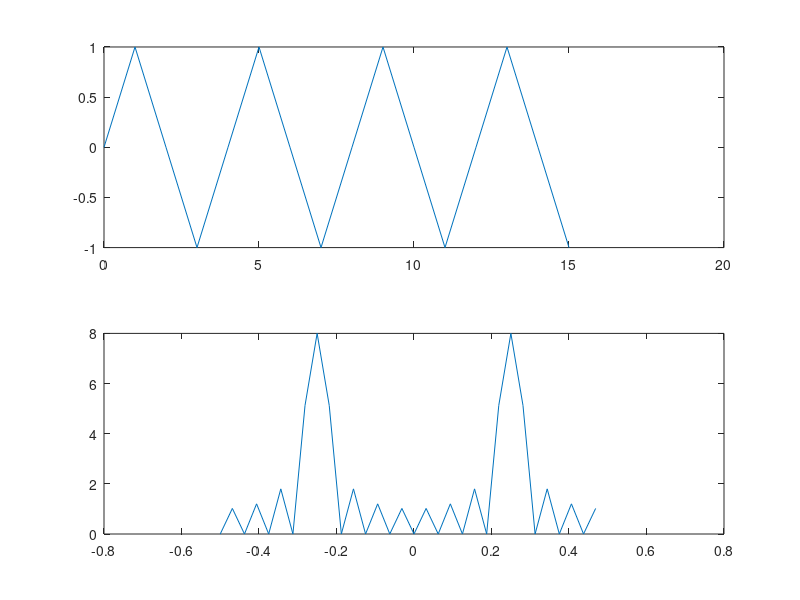

MATLAB code to generate this figure:
clear;
f0 = 50;
N =16;
n = 0:N-1;
f = -0.5:1/(2*N):0.5-1/(2*N);
fs3 = 200;
x3 = sin((2*pi*f0/fs3)*n);
X3 = fft(x3,2*N);
figure(3)
subplot(211)
plot(n,x3);
subplot(212)
plot(f,fftshift(abs(X3)));